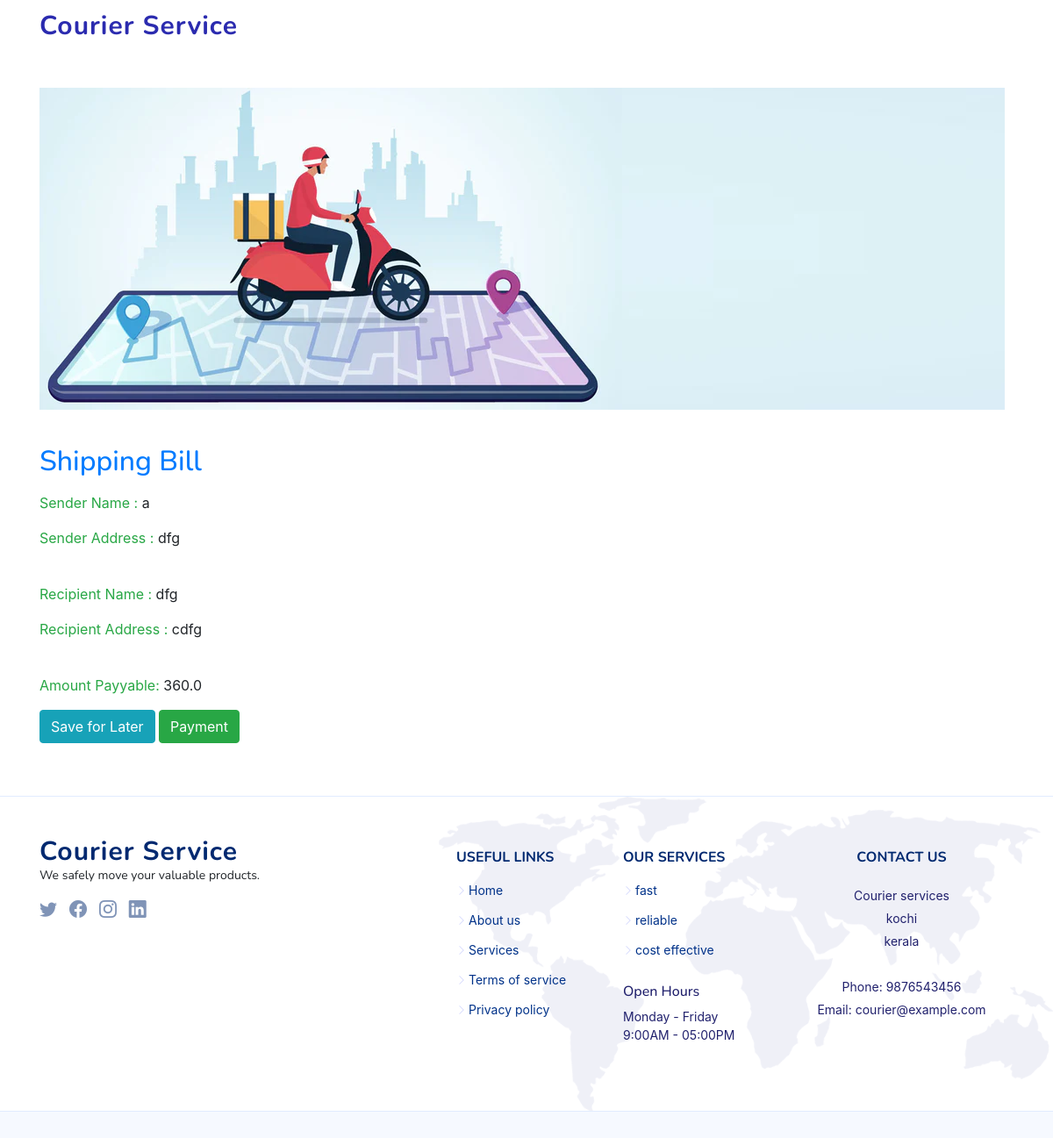
Screenshot of /Cust/bill/2/ (signed in) with the database file from the repository.
### Account/models.py (models this page shows)
class ShipModel(models.Model):
    product=models.ForeignKey(Product,on_delete=models.CASCADE,null=True)
    fr_name=models.CharField(max_length=30,verbose_name="Your Name")
    fr_phone=models.IntegerField(verbose_name="phone number")
    fr_landmark=models.CharField(max_length=30 , verbose_name="Your landmark")
    opt = (
        ('choose district','choose district'),
        ('kasarkode','kasarkode'),
        ('kannur','kannur'),
        ('kozhikode','kozhikode'),
        ('malappuram','malappuram'),
        ('wayanad','wayanad'),
        ('palakkad','palakkad'),
        ('idukki','idukki'),
        ('thrissur','thrissur'),
        ('eranakulam','eranakulam'),
        ('alappuzha','alappuzha'),
        ('pathanamthitta','pathanamthitta'),
        ('kollam','kollam'),
        ('kottayam','kottayam'),
        ('thiruvananthapuram','thiruvananthapuram')
    )
    fr_district = models.CharField(max_length=100,choices=opt,default='choose district',verbose_name="Your District")
    fr_addrss=models.TextField(max_length=300,verbose_name="Your Address")
    to_name=models.CharField(max_length=30,verbose_name="Reciepient name")
    to_phone=models.IntegerField(verbose_name="Reciepient phone")
    to_landmark=models.CharField(max_length=30,verbose_name="Reciepient Landmark")
    to_district = models.CharField(max_length=100,choices=opt,default='choose district',verbose_name="Reciepient District")
    to_addrss=models.TextField(max_length=300,verbose_name="Reciepient Address")

class Product(models.Model):
    ch=(
        ('Electronics','Electronics'),
        ('Fasion','Fasion'),
        ('Accessories','Accessories'),
        ('Books','Books'),
        ('Home Appliances','Home Appliances'),
        ('Food packets','Food packets')
    )
    Goodscategory=models.CharField(max_length=200,choices=ch,default='Accessories')
    weight=models.FloatField(verbose_name="Product Weight")
    kilo_meter=models.IntegerField(verbose_name="Distance in Kilometer")
    price=models.FloatField(null=True)

### Customer/views.py (the view)
# urls.py: path('bill/<int:pk>/',ShipBillView.as_view(),name='bill'),
@method_decorator(decs,name='dispatch')
class ShipBillView(DetailView):
    template_name="shipDetails.html"
    model=ShipModel
    context_object_name="shipdetail"

### Customer/views.py (called while the page is built)
def signin_required(fn):
    def inner(request,*args,**kwargs):
                if request.user.is_authenticated:
                    return fn(request,*args,**kwargs)
                else:
                     messages.error(request,"login first............")
                     return redirect('log')
    return inner

### Customer/templates/shipDetails.html (shortened to what this page needs)
{% extends 'navbar.html'%}
{% block content %}
{% load static %}
<section id="contact" class="contact">
    <div class="container" data-aos="fade-up">
        <header class="section-header">
        </header>
        <div class="row gy-4">
            <div class="col-lg-12 d-flex align-items-center" data-aos="zoom-out" data-aos-delay="200">
                <img src="{% static 'img/prueba-maximo.webp' %}" class="img-fluid" alt="">
                <br>
            </div>
            <div class="col-lg-12">
                <p>
                <h2 class="text-primary">Shipping Bill</h2>
                </p>
                <p> <span  class="text-success">Sender Name : </span> {{ shipdetail.fr_name}}</p>
                <p> <span class="text-success">Sender Address : </span> {{ shipdetail.fr_addrss}}</p>
                <br>
                <p> <span class="text-success">Recipient Name : </span> {{ shipdetail.to_name}}</p>
                <p> <span class="text-success">Recipient Address : </span> {{ shipdetail.to_addrss}}</p>
                <br>
                <p> <span class="text-success">Amount Payyable: </span> {{ shipdetail.product.price }}</p>
                <a href="{% url 'savelater' shipdetail.id %}" class="btn btn-info">Save for Later</a>
                <a href="{% url 'pay' shipdetail.id %}" class="btn btn-success">Payment</a>
            </div>
        </div>
    </div>
</section>
{% endblock content %}

### Account/static/css/navbar.css (style rules this page uses)
:root { scroll-behavior: smooth; }
body { font-family: "Open Sans", sans-serif; color: #444444; }
a { color: #4154f1; text-decoration: none; }
h1, h2, h3, h4, h5, h6 { font-family: "Nunito", sans-serif; }
section { padding: 60px 0; overflow: hidden; }
.section-header { text-align: center; padding-bottom: 40px; }

### rows the page displays
ShipModel: fr_name "a", fr_addrss "dfg", to_name "dfg", to_addrss "cdfg", product.price "360.0"
